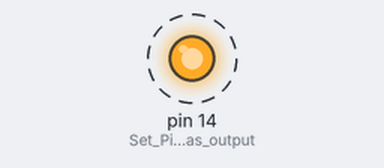
Recording of a sketch running on a simulated Arduino Leonardo, built with avr-gcc and run on an emulated ATmega32U4. Shown: output pins drawn as LEDs (lit = HIGH). Dashed ring = blinking. The local clock reads 2024-03-15 10:24:30 at power-on unless the sketch sets it; what the sketch prints to the serial monitor is not drawn.

Above: at 3.5 s.
Timing chart, 0 to 7.6 s (numbered marks = the images above):
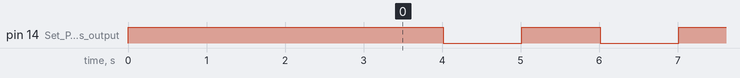

Measured:
- by itself, pin 14 (Set_Pin13_as_output): alternates HIGH for 1.0 s and LOW for 1.0 s

The sketch:

joystick.ino
```cpp
#include "RTClib.h"
RTC_DS3231 rtc;

#include <Wire.h>


int Relay = 8;
void setup()
{
  pinMode(14, OUTPUT);         //Set Pin13 as output
  digitalWrite(14, HIGH);     //Set Pin13 High
 // pinMode(Relay, OUTPUT);     //Set Pin3 as output

  #ifndef ESP8266
  while (!Serial); // for Leonardo/Micro/Zero
#endif

  Serial.begin(115200);

  delay(3000); // wait for console opening

  if (! rtc.begin()) {
    Serial.println("Couldn't find RTC");
    while (1);
  }
  if (rtc.lostPower()) {
    Serial.println("RTC lost power, lets set the time!");
    // following line sets the RTC to the date & time this sketch was compiled
    rtc.adjust(DateTime(F(__DATE__), F(__TIME__)));
    // This line sets the RTC with an explicit date & time, for example to set
    // January 21, 2014 at 3am you would call:
    // rtc.adjust(DateTime(2014, 1, 21, 3, 0, 0));
  }
}


char Time[]     = "  :  :  ";
char Calendar[] = "  /  /20  ";
char temperature[] = " 00.00";
char temperature_msb;
byte i, second, minute, hour, day, date, month, year, temperature_lsb;

void loop()
{
  DateTime now = rtc.now();
  int time = now.hour() * 100 + now.minute();
  Serial.print(now.hour(),DEC);
  Serial.print(":");
  Serial.print(now.minute(),DEC);
  Serial.print(":");
  Serial.println(now.second(),DEC);

  if (now.second() % 10 < 5)
    digitalWrite(Relay, HIGH);   //Turn on relay
  else
    digitalWrite(Relay, LOW);   //Turn off relay

 Serial.print(":");
  digitalWrite(14, HIGH);
  digitalWrite(Relay, HIGH);   //Turn on relay
  delay(1000);
  digitalWrite(14, LOW);
  digitalWrite(Relay, LOW);   //Turn off relay
  delay(1000);
}
```
